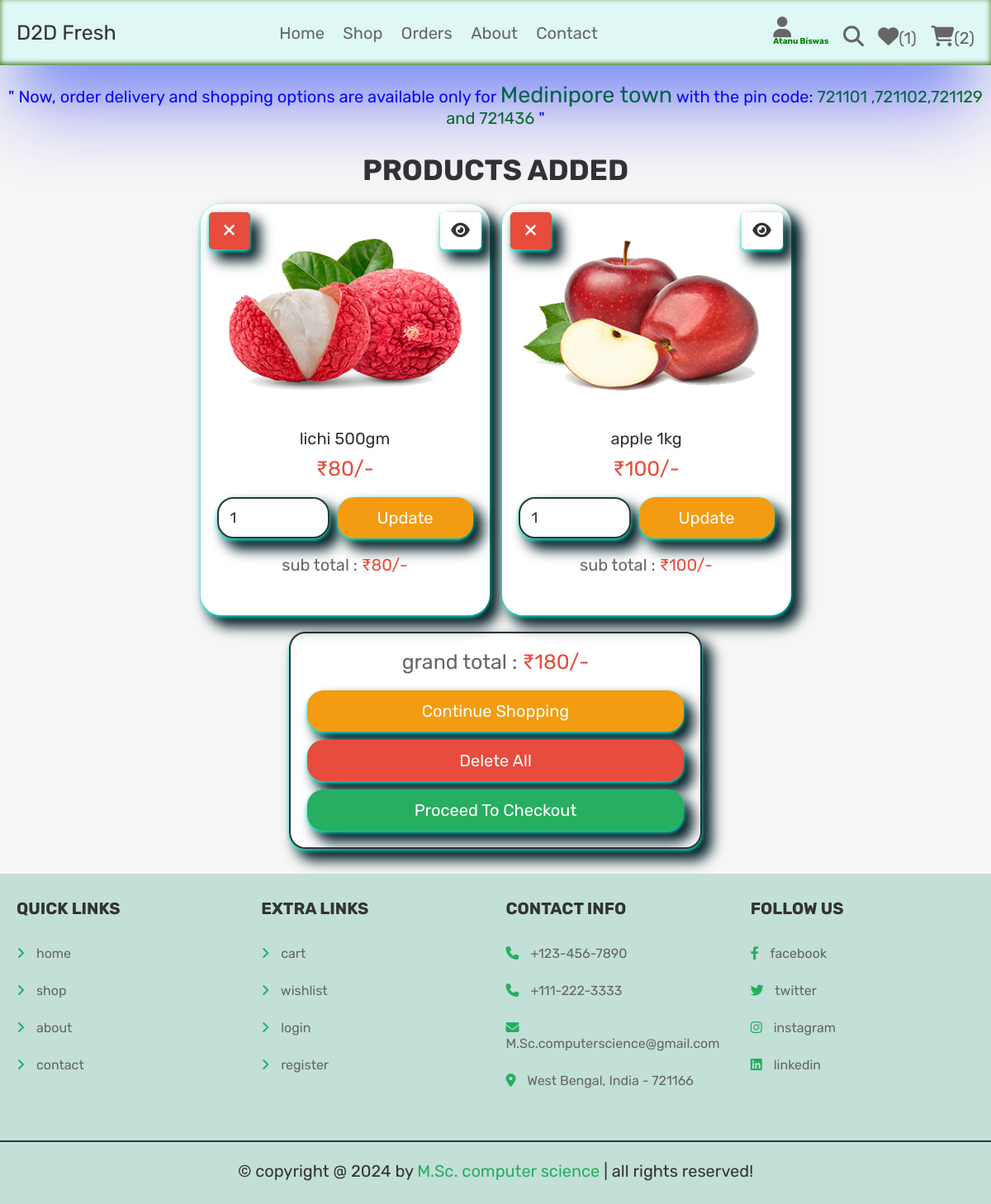
Screenshot of /cart.php (signed in) with the database file from the repository.
### tables this page shows
CREATE TABLE `cart` (
  `id` int(100) NOT NULL,
  `user_id` int(100) NOT NULL,
  `pid` int(100) NOT NULL,
  `name` varchar(100) NOT NULL,
  `price` int(100) NOT NULL,
  `quantity` int(100) NOT NULL,
  `image` varchar(100) NOT NULL
);

### cart.php (the view, shortened to what this page needs)
<?php
@include 'config.php';
?>
<!DOCTYPE html>
<html lang="en">
<head>
   <link rel="stylesheet" href="https://cdnjs.cloudflare.com/ajax/libs/font-awesome/6.1.1/css/all.min.css">
   <link rel="stylesheet" href="css/style.css">
</head>
<body>
<?php include 'header.php'; ?>
<marquee behavior="alternate" direction="">
<div style="font-size:2rem;color :blue;text-align:center;margin-top:2rem "> " Now, order delivery and shopping options are available only for <span style="font-size:2.7rem;color:green">Medinipore town</span> with the pin code:<span style="font-size:2rem;color:green"> 721101 ,721102,721129 and 721436 </span>"</div>
</marquee>
<section class="shopping-cart">
   <h1 class="title">products added</h1>
   <div class="box-container">
   <?php
      $grand_total = 0;
      $select_cart = $conn->prepare("SELECT * FROM `cart` WHERE user_id = ?");
      $select_cart->execute([$user_id]);
      if($select_cart->rowCount() > 0){
         while($fetch_cart = $select_cart->fetch(PDO::FETCH_ASSOC)){
   ?>
   <form action="" method="POST" class="box" style="height:100%;
      border-radius: 2.5rem;border:0px;
      box-shadow: rgb(16 243 213) 0px 2px 4px 0px, rgba(1, 30, 37, 3.32) 10px 12px 16px 2px;
   ">
      <a
      style="box-shadow: rgb(16 243 213) 0px 2px 4px 0px, rgba(1, 30, 37, 3.32) 10px 12px 16px 2px;"
      href="cart.php?delete=<?= $fetch_cart['id']; ?>" class="fas fa-times" onclick="return confirm('delete this from cart?');"></a>
      <a
      style="border:0px;box-shadow: rgb(16 243 213) 0px 2px 4px 0px, rgba(1, 30, 37, 3.32) 10px 12px 16px 2px;"
      href="view_page.php?pid=<?= $fetch_cart['pid']; ?>" class="fas fa-eye"></a>
      <img src="uploaded_img/<?= $fetch_cart['image']; ?>" alt="" style="height:50%">
      <div class="name"><?= $fetch_cart['name']; ?></div>
      <div class="price">₹<?= $fetch_cart['price']; ?>/-</div>
      <div class="flex-btn">
         <input
         style="border-radius: 2rem;
         box-shadow: rgb(16 243 213) 0px 2px 4px 0px, rgba(1, 30, 37, 3.32) 10px 12px 16px 2px;"
         type="number" min="1" value="<?= $fetch_cart['quantity']; ?>" class="qty" name="p_qty">
         <input
         style="border-radius: 2rem;
         box-shadow: rgb(16 243 213) 0px 2px 4px 0px, rgba(1, 30, 37, 3.32) 10px 12px 16px 2px;"
         type="submit" value="update" name="update_qty" class="option-btn">
      </div>
      <div class="sub-total"> sub total : <span>₹<?= $sub_total = ($fetch_cart['price'] * $fetch_cart['quantity']); ?>/-</span> </div>
   </form>
   <?php
      $grand_total += $sub_total;
      }
   }else{
      echo '<p class="empty">your cart is empty</p>';
   }
   ?>
   </div>
   <div class="cart-total" style="border-radius: 2rem;
         box-shadow: rgb(16 243 213) 0px 2px 4px 0px, rgba(1, 30, 37, 3.32) 10px 12px 16px 2px;">
      <p>grand total : <span>₹<?= $grand_total; ?>/-</span></p>
      <a style="border-radius: 2rem;
         box-shadow: rgb(16 243 213) 0px 2px 4px 0px, rgba(1, 30, 37, 3.32) 10px 12px 16px 2px;"
       href="shop.php" class="option-btn">continue shopping</a>
      <a style="border-radius: 2rem;
         box-shadow: rgb(16 243 213) 0px 2px 4px 0px, rgba(1, 30, 37, 3.32) 10px 12px 16px 2px;"
       href="cart.php?delete_all" class="delete-btn <?= ($grand_total > 1)?'':'disabled'; ?>">delete all</a>
      <a style="border-radius: 2rem;
         box-shadow: rgb(16 243 213) 0px 2px 4px 0px, rgba(1, 30, 37, 3.32) 10px 12px 16px 2px;"
      href="checkout.php" class="btn <?= ($grand_total > 1)?'':'disabled'; ?>">proceed to checkout</a>
   </div>
</section>
<?php include 'footer.php'; ?>
</body>
</html>

### css/style.css (style rules this page uses)
.shopping-cart .box-container { display: grid; grid-template-columns: repeat(auto-fit, 35rem); gap:1.5rem; justify-content: center; align-items: flex-start; }
.shopping-cart .box-container .box { padding:2rem; text-align: center; border:var(--border); background-color: var(--white); box-shadow: var(--box-shadow); border-radius: .5rem; position: relative; }
.shopping-cart .box-container .box .price { padding:1rem 0; color:var(--red); font-size: 2.5rem; }
.shopping-cart .box-container .box .fa-eye { position: absolute; top:1rem; right:1rem; border-radius: .5rem; height: 4.5rem; line-height: 4.3rem; width: 5rem; border:var(--border); color:var(--black); font-size: 2rem; background-color: var(--white); }
.shopping-cart .box-container .box .fa-times { position: absolute; top:1rem; left:1rem; border-radius: .5rem; height: 4.5rem; line-height: 4.3rem; width: 5rem; color:var(--white); font-size: 2rem; background-color: var(--red); }
.shopping-cart .box-container .box img { width: 100%; margin-bottom: 1rem; }
.shopping-cart .box-container .box .name { font-size: 2rem; color:var(--black); padding-top: 1rem; }
.shopping-cart .box-container .box .qty { margin-top: 1rem; border-radius: .5rem; padding:1.2rem 1.4rem; font-size: 1.8rem; color:var(--black); border:var(--border); width: 100%; }
.shopping-cart .box-container .sub-total { margin-top: 2rem; font-size: 2rem; color:var(--light-color); }
.shopping-cart .box-container .sub-total span { color:var(--red); }
.shopping-cart .cart-total { max-width: 50rem; margin: 0 auto; margin-top: 2rem; padding:2rem; text-align: center; border:var(--border); background-color: var(--white); box-shadow: var(--box-shadow); border-radius: .5rem; }
.shopping-cart .cart-total p { margin-bottom: 2rem; font-size: 2.5rem; color:var(--light-color); }
.shopping-cart .cart-total p span { color:var(--red); }

### css/components.css (style rules this page uses)
:root { --green:#27ae60; --orange:#f39c12; --red:#e74c3c; --black:#333; --light-color:#666; --white:#fff; --light-bg:#f6f6f6; --border:.2rem solid var(--black); --box-shadow:0 .5rem 1rem rgba(0,0,0,.1); }
* { font-family: 'Rubik', sans-serif; margin:0; padding:0; box-sizing: border-box; outline: none; border:none; text-decoration: none; color:var(--black); }
body { background-color: var(--light-bg); }
html { font-size: 62.5%; overflow-x: hidden; scroll-behavior: smooth; scroll-padding-top: 6.5rem; }
section { padding:3rem 2rem; max-width: 1200px; margin:0 auto; }
.btn, .delete-btn, .option-btn { display: block; width: 100%; margin-top: 1rem; border-radius: .5rem; color:var(--white); font-size: 2rem; padding:1.3rem 3rem; text-transform: capitalize; cursor: pointer; text-align: center; }
.btn { background-color: var(--green); }
.delete-btn { background-color: var(--red); }
.option-btn { background-color: var(--orange); }
.flex-btn { display: flex; flex-wrap: wrap; gap:1rem; }
.flex-btn > * { flex:1; }
.title { text-align: center; margin-bottom: 2rem; text-transform: uppercase; color:var(--black); font-size: 3.5rem; }

### rows the page displays
cart: image (picture), name "lichi 500gm", price "80", p_qty "1"
cart: image (picture), name "apple 1kg", price "100", p_qty "1"

### other values shown
$count_wishlist_items->rowCount() "1"
$count_cart_items->rowCount() "2"
$grand_total "180"
